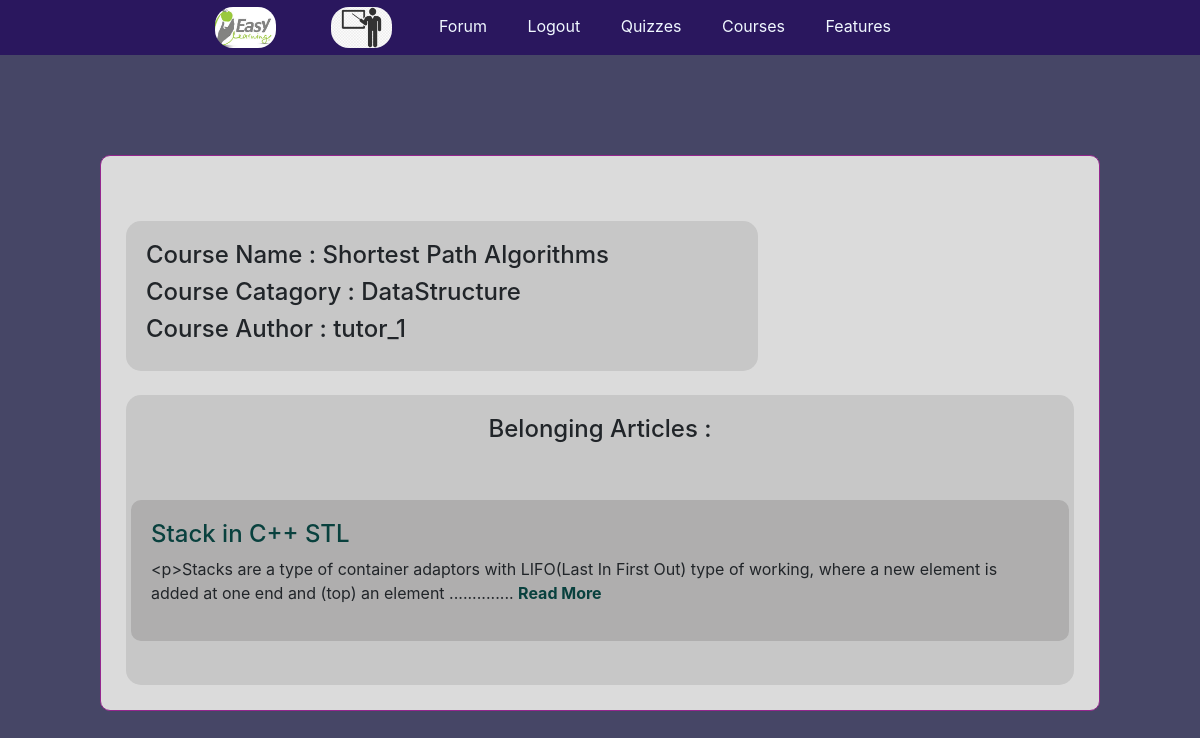
The app's page /student/selected/24/ (signed in) with its own data.
### app_course/models.py (models this page shows, shortened)
class Course(models.Model):
    author = models.ForeignKey(
        User, on_delete=models.CASCADE, related_name="course_author")
    catagory = models.ForeignKey(
        Catagory, on_delete=models.CASCADE, related_name="course_catagory")
    name = models.CharField(max_length=264)
    created = models.DateTimeField(auto_now_add=True)
    def __str__(self):
        return self.name
    class Meta:
        ordering = ('-created',)

class Catagory(models.Model):
    name = models.CharField(max_length=100)
    def __str__(self):
        return self.name
    class Meta:
        verbose_name_plural = 'Catagories'

class Article(models.Model):
    author = models.ForeignKey(
        User, on_delete=models.CASCADE, related_name="article_author")
    course = models.ForeignKey(
        Course, on_delete=models.CASCADE, related_name="article_course")
    title = models.CharField(max_length=200)
    content = models.TextField(max_length=3000)
    created = models.DateTimeField(auto_now_add=True)
    class Meta:
        ordering = ('-created',)

### app_login/models.py (models this page shows)
class User(AbstractUser):
    is_student = models.BooleanField(default=False)
    is_tutor = models.BooleanField(default=False)
    def __str__(self):
        return self.username

### app_student/views.py (the view)
# urls.py: path('selected/<pk>/', views.selectedCourse, name="selected"),
@login_required
def selectedCourse(request, pk):
    course = Course.objects.get(pk=pk)
    return render(request, 'app_student/course_details.html', {'course': course})

### app_student/templatetags/custom_filter.py (called while the page is built)
def range_article(value):
    return value[0:150] + '..............'

### templates/app_student/course_details.html (shortened to what this page needs)
{% extends 'base.html' %}
{% load custom_filter %}
{% block body_block %}
<div class="container">
    <div class="row">
        <div class="col-sm-8" id="div-1">
            <h4>Course Name : {{course}}</h4>
            <h4>Course Catagory : {{course.catagory}}</h4>
            <h4>Course Author : {{course.author}}</h4>
        </div>
    </div>
    <br>
    <div class="row">
        <div class="col" id="div-2">
            <h4>Belonging Articles :</h4>
            <br><br>
            {% for item in course.article_course.all %}
            <div class="row" id="div-3">
                <h4><a href="{% url 'app_student:read' pk=item.pk %}"> {{item.title}} </a></h4>
                <p> {{item.content|linebreaks|range_article}} <a href="{% url 'app_student:read' pk=item.pk %}"><b>Read
                            More</b></a></p>
            </div>
            <br>
            {% empty %}
            <h5>No Articles.....</h5>
            {% endfor %}
        </div>
    </div>
</div>
{% endblock %}

### static/css/base.css (style rules this page uses)
body { background-color: rgb(70, 70, 102); }

### templates/app_student/course_details.html (style rules this page uses)
#div-1 { background-color: rgb(199, 199, 199); padding: 20px; border-radius: 15px; text-align: left; }
#div-2 { background-color: rgb(199, 199, 199); padding: 20px; border-radius: 15px; }
#div-3 { background-color: rgb(175, 174, 174); padding: 20px; border-radius: 10px; }
#div-3 a { text-decoration: none; color: rgb(9, 65, 62); }
#div-3 p { text-align: left; }

### records on screen
Course: name "Shortest Path Algorithms", catagory "DataStructure", author "tutor_1"
Article: title "Stack in C++ STL", content|range_article "<p>Stacks are a type of container adaptors with LIFO(Last In First Out) type of working, where a new element is added at one end and (top) an element .............."
